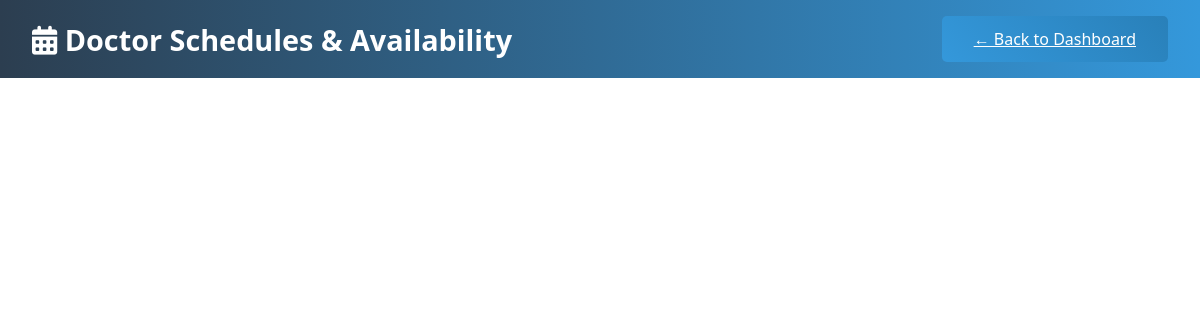
Before: /doctor_schedule.php with the older database file.
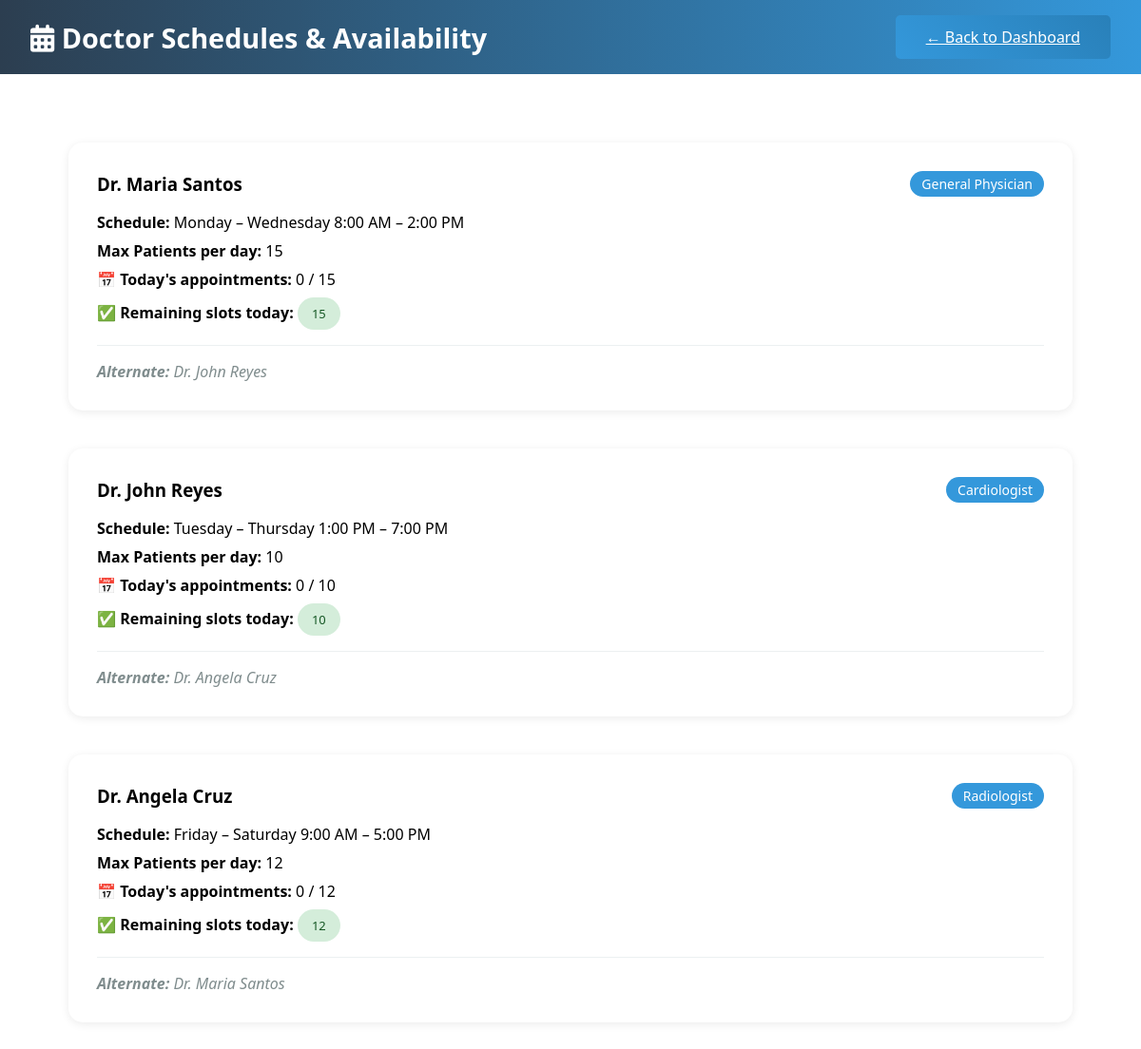
After: the same page with the newer database file.
### tables this page shows
CREATE TABLE `doctors` (
  `doctor_id` int(11) NOT NULL,
  `doctor_name` varchar(100) NOT NULL,
  `specialization` varchar(50) DEFAULT NULL,
  `schedule` text DEFAULT NULL,
  `max_patients` int(11) DEFAULT NULL
);

### doctor_schedule.php (the view, shortened to what this page needs)
<?php include 'config.php'; ?>
<!DOCTYPE html>
<html lang="en">
<head>
    <link rel="stylesheet" href="style.css">
    <link href="https://cdnjs.cloudflare.com/ajax/libs/font-awesome/6.0.0/css/all.min.css" rel="stylesheet">
</head>
<body>
    <div class="container">
        <header>
            <h1><i class="fas fa-calendar-alt"></i> Doctor Schedules & Availability</h1>
            <a href="index.php" class="btn primary">← Back to Dashboard</a>
        </header>
        <main>
            <?php
            $doctors = $pdo->query("SELECT * FROM doctors ORDER BY doctor_id")->fetchAll();
            foreach ($doctors as $doctor):
                $stmt = $pdo->prepare("SELECT COUNT(*) FROM appointments WHERE doctor_id = ? AND DATE(appointment_date) = CURDATE() AND status != 'Cancelled'");
                $stmt->execute([$doctor['doctor_id']]);
                $today_count = $stmt->fetchColumn();
                $remaining = $doctor['max_patients'] - $today_count;
                $remaining_class = $remaining > 0 ? 'status completed' : 'status cancelled';
            ?>
            <div class="card">
                <div class="doctor-header">
                    <h3><?php echo htmlspecialchars($doctor['doctor_name']); ?></h3>
                    <span class="specialization"><?php echo htmlspecialchars($doctor['specialization']); ?></span>
                </div>
                <div class="schedule-info">
                    <div><strong>Schedule:</strong> <?php echo htmlspecialchars($doctor['schedule']); ?></div>
                    <div><strong>Max Patients per day:</strong> <?php echo $doctor['max_patients']; ?></div>
                    <div><strong>📅 Today's appointments:</strong> <?php echo $today_count; ?> / <?php echo $doctor['max_patients']; ?></div>
                    <div><strong>✅ Remaining slots today:</strong> <span class="<?php echo $remaining_class; ?>"><?php echo max(0, $remaining); ?></span></div>
                </div>
                <div class="alternate-doctor">
                    <strong>Alternate:</strong>
                    <?php
                    $alternates = [1 => 'Dr. John Reyes', 2 => 'Dr. Angela Cruz', 3 => 'Dr. Maria Santos'];
                    echo $alternates[$doctor['doctor_id']] ?? 'N/A';
                    ?>
                </div>
            </div>
            <?php endforeach; ?>
        </main>
    </div>
</body>
</html>

Changed rows visible on the page:
added doctors: doctor_name "Dr. Maria Santos", specialization "General Physician", schedule "Monday – Wednesday 8:00 AM – 2:00 PM", max_patients "15", today_count "0", doctor_id "Dr. John Reyes"
added doctors: doctor_name "Dr. John Reyes", specialization "Cardiologist", schedule "Tuesday – Thursday 1:00 PM – 7:00 PM", max_patients "10", today_count "0", doctor_id "Dr. Angela Cruz"
added doctors: doctor_name "Dr. Angela Cruz", specialization "Radiologist", schedule "Friday – Saturday 9:00 AM – 5:00 PM", max_patients "12", today_count "0", doctor_id "Dr. Maria Santos"
